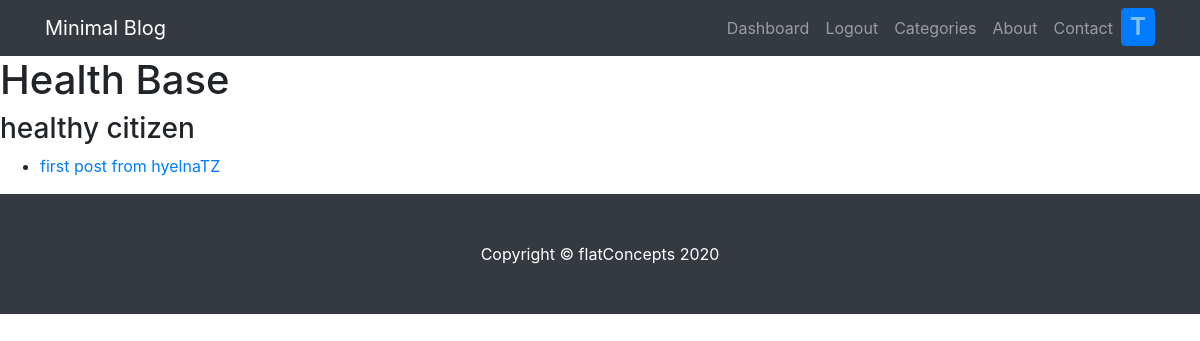
The page /category/1/ (signed in) on the database its author committed.
### models.py (models this page shows, shortened)
class User(db.Model, UserMixin):
    __tablename__ = 'users'
    id = db.Column(db.Integer,
                   primary_key=True)
    username = db.Column(db.String(20),
                         nullable=False,
                         unique=True)
    email = db.Column(db.String(40),
                      unique=True,
                      nullable=False)
    full_name = db.Column(db.String(100),
                          unique=False,
                          nullable=False)
    dob = db.Column(db.String,
                          unique=False,
                          nullable=False)
    bio = db.Column(db.String(500),
                          unique=False,
                          nullable=False)
    password = db.Column(db.String(200),
                         unique=False,
                         nullable=False)
    date_registered = db.Column(db.String,
                                nullable = False,
                                default=datetime.now())
    posts = db.relationship('Post', backref=db.backref('author'))

class Category(db.Model, UserMixin):
    __tablename__ = 'categories'
    id = db.Column(db.Integer,
                   primary_key=True)
    name = db.Column(db.String,
                     nullable=False,
                     unique=True)
    description = db.Column(db.Text,
                            unique=False,
                            nullable=False)
    members = db.relationship('Post', backref=db.backref('category'))

class Post(db.Model, UserMixin):
    __tablename__ = 'post'
    id = db.Column(db.Integer,
                   primary_key=True)
    title = db.Column(db.String(200),
                      nullable=False,
                      unique=False)
    subtitle = db.Column(db.String(200),
                         unique=False,
                         nullable=True)
    body = db.Column(db.Text,
                     unique=False,
                     nullable=False)
    date_created = db.Column(db.String,
                             nullable=False,
                             default=datetime.now())
    tags = db.Column(db.String(50),
                     unique=False,
                     nullable=True)
    author_id = db.Column(db.Integer,
                          db.ForeignKey('users.id'),
                          nullable=False)
    category_id = db.Column(db.Integer,
                            db.ForeignKey('categories.id'),
                            nullable=False)
    published = db.Column(db.Boolean, default=False, nullable=False)

### app.py (the view)
@app.route('/category/<int:category_id>/')
def category(category_id):
    cat = Category.query.filter_by(id=category_id).one()
    members= list(filter(lambda x: x.published, cat.members))
    return render_template('category.html', category=cat, posts=members)

### app.py (called while the page is built)
@login_manager.user_loader
def load(user_id):
    return User.query.get(int(user_id))

### templates/category.html
{% extends 'base.html' %}
{% block content %}
<h1>{{category.name}} Base</h1>
<h3>{{ category.description }}</h3>
{% if posts %}
    <ul>
        {% for post in posts %}
            <li><a href="/post/{{post.id}}"> {{ post.title }}</a></li>
        {% endfor %}
    </ul>
{% endif %}
{% endblock %}

### templates/navigation.html (shortened to what this page needs)
    <nav class="navbar fixed-top navbar-expand-lg navbar-dark bg-dark fixed-top">
        <div class="container">
            <a class="navbar-brand" href="{{url_for('index')}}">Minimal Blog</a>
            <div class="collapse navbar-collapse" id="navbarResponsive">
                <ul class="navbar-nav ml-auto">
                    {% if current_user.is_anonymous %}
                        <li class="nav-item">
                            <a class="nav-link" href="/login">Login</a>
                        </li>
                    {% else %}
                      <li class="nav-item">
                          <a class="nav-link" href="{{url_for('userDashboard')}}">Dashboard</a>
                      </li>
                        <li class="nav-item">
                            <a class="nav-link" href="/logout">Logout</a>
                      </li>
                    {% endif %}
                    <li class="nav-item">
                        <a class="nav-link" href="/categories">Categories</a>
                    </li>
                    <li class="nav-item">
                        <a class="nav-link" href="about.html">About</a>
                    </li>
                    <li class="nav-item">
                        <a class="nav-link" href="contact.html">Contact</a>
                    </li>
                    {% if current_user.is_authenticated %}
                     <li class="nav-item">
                         <a class="nav-link btn btn-primary" href="{{url_for('userDashboard')}}" style="font-size: x-large; font-weight: bold; padding-top: 0px; padding-bottom: 0px;">{{ current_user.username[0] | capitalize }}</a>
                     </li>
                    {% endif %}
                </ul>
            </div>
        </div>
    </nav>

### static/css/main.css (style rules this page uses)
body { padding-top: 56px; }

### rows shown on the page
User: username "T"
Category: name "Health", description "healthy citizen"
Post: title "first post from hyelnaTZ"
